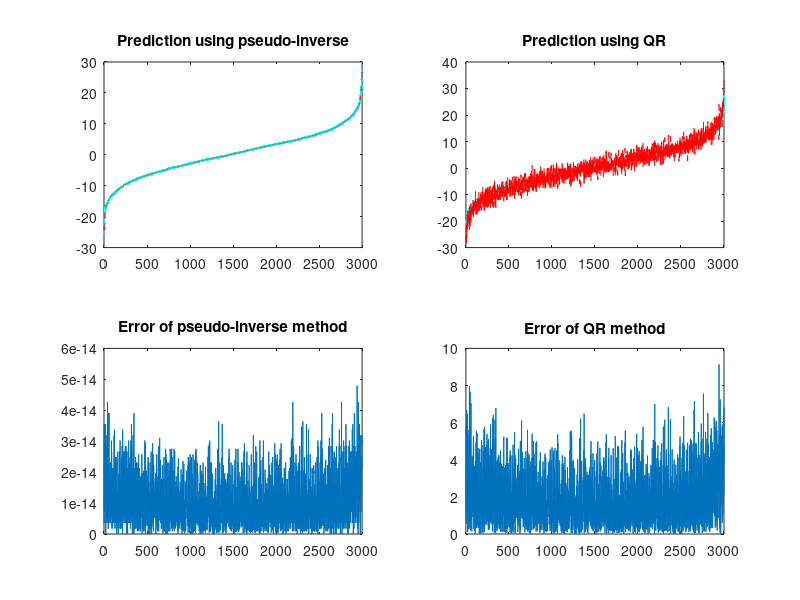

Source code (MATLAB):
N = 10000;
N_train = 7000;
N_test = N - N_train;

x1 = normrnd(0, 1, [1, N]);
x2 = normrnd(0, 1, [1, N]);
x3 = x1 - x2 + normrnd(0, 1e-20, [1, N]);

X = [x1; x2; x3];
X_train = X(:, 1:N_train);
X_test = X(:, N_train+1:N);

y_x = [2, 3, -4];
y_train = y_x * X_train;

A = X_train';
b = y_train';

theta = (A'*A)\A' * b;
disp(theta)
%lsqr(X_train', y_train')

y_test = y_x * X_test;
[y_test, idx] = sort(y_test);
y_predict = theta' * X_test;
y_predict = y_predict(idx);
subplot(2, 2, 1)
plot(y_test, 'c.')
hold on
plot(y_predict, 'r--')
hold off
title('Prediction using pseudo-inverse')

% QR decomposition
[d, n] = size(A);
R = zeros(n, n);
Q = zeros(d, n);
for i = 1:n
    v = A(:,i);
    for j = 1:i-1
        R(j,i) = Q(:,j)'*v;
        v = v-R(j,i)*Q(:,j);
    end
    R(i,i) = norm(v);
    Q(:,i) = v/R(i,i);
end
disp(det(R))
theta2 = R\Q'*b;
subplot(2, 2, 2)
y_predict2 = theta2' * X_test;
y_predict2 = y_predict2(idx);
plot(y_test, 'c.')
hold on
plot(y_predict2, 'r--')
hold off
title('Prediction using QR')

subplot(2, 2, 3)
plot(abs(y_predict - y_test))
title('Error of pseudo-inverse method')
subplot(2, 2, 4)
plot(abs(y_predict2 - y_test))
title('Error of QR method')